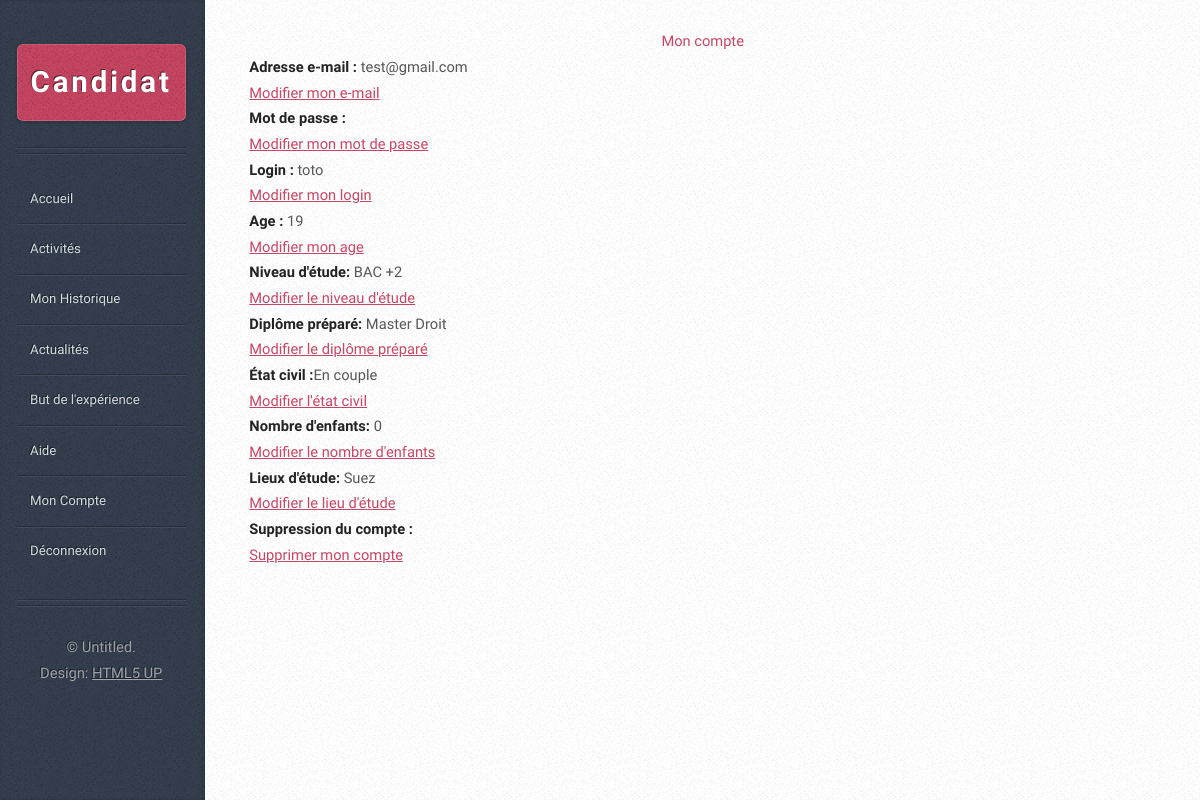
Screenshot of /controleur/candidatMonCompte.ctrl.php (signed in) with the database file from the repository.
### tables this page shows
CREATE TABLE IF NOT EXISTS `utilisateur` (
  `ID` int(10) unsigned NOT NULL AUTO_INCREMENT,
  `Login` varchar(250) NOT NULL,
  `TypeUser` varchar(25) NOT NULL,
  `MotDePasse` varchar(250) NOT NULL,
  `MailCandidat` varchar(250) NOT NULL,
  PRIMARY KEY (`ID`)
);

CREATE TABLE IF NOT EXISTS `candidat` (
  `CodeCandidat` int(10) unsigned NOT NULL AUTO_INCREMENT,
  `Age` int(11) NOT NULL COMMENT 'pas plustot anné de naissance',
  `GenreCandidat` varchar(250) NOT NULL,
  `LieuxEtude` varchar(250) NOT NULL,
  `NiveauEtude` varchar(250) NOT NULL,
  `DiplomePrep` varchar(250) NOT NULL,
  `EtatCivil` varchar(250) NOT NULL,
  `NombreEnfant` int(10) unsigned NOT NULL,
  `ID` int(10) unsigned NOT NULL,
  PRIMARY KEY (`CodeCandidat`),
  KEY `ID` (`ID`)
);

### controleur/candidatMonCompte.ctrl.php (called while the page is built, shortened)
<?php foreach($_POST as $key=>$value){$$key=$value;}
	require '../includes/connection_MYSQL.inc.php';
	include ("../modele/supprimerCompteCandidat.modele.php");
	require_once('../includes/head.inc.php');
	require_once('../vue/candidatMonCompte.vue.php');
?>
<?php
	require_once('../includes/CandidatSidebar.inc.php');
	require_once('../includes/footer.inc.php');
?>

### modele/supprimerCompteCandidat.modele.php (called while the page is built, shortened)
<?php
function test_input($data) {
	  $data = trim($data);
	  $data = stripslashes($data);
	  $data = htmlspecialchars($data);
	  return $data;
}
?>

### modele/candidatMonCompte.modele.php (called while the page is built, shortened)
<?php
function mailChercheur($bdd){
	$id = test_input($_SESSION['id']);
	$requete = $bdd->query("SELECT * FROM utilisateur WHERE ID = $id");
	$data = $requete->fetch();
	$resultat = $data['MailCandidat'];
	return $resultat;
}
function loginChercheur($bdd){
	$id = test_input($_SESSION['id']);
	$requete = $bdd->query("SELECT * FROM utilisateur WHERE ID = $id");
	$data = $requete->fetch();
	$resultat = $data['Login'];
	return $resultat;
}
function ageCandidat($bdd){
	$id = test_input($_SESSION['id']);
	$requete = $bdd->query("SELECT * FROM candidat WHERE ID = $id");
	$data = $requete->fetch();
	$resultat = $data['Age'];
	return $resultat;
}
function enfantCandidat($bdd){
	$id = test_input($_SESSION['id']);
	$requete = $bdd->query("SELECT * FROM candidat WHERE ID = $id");
	$data = $requete->fetch();
	$resultat = $data['NombreEnfant'];
	return $resultat;
}
function diplomeCandidat($bdd){
	$id = test_input($_SESSION['id']);
	$requete = $bdd->query("SELECT * FROM candidat WHERE ID = $id");
	$data = $requete->fetch();
	$resultat = $data['NiveauEtude'];
	return $resultat;
}
function etatCandidat($bdd){
	$id = test_input($_SESSION['id']);
	$requete = $bdd->query("SELECT * FROM candidat WHERE ID = $id");
	$data = $requete->fetch();
	$resultat = $data['EtatCivil'];
	return $resultat;
}
function lieuCandidat($bdd){
	$id = test_input($_SESSION['id']);
	$requete = $bdd->query("SELECT * FROM candidat WHERE ID = $id");
	$data = $requete->fetch();
	$resultat = $data['LieuxEtude'];
	return $resultat;
}
function nivCandidat($bdd){
	$id = test_input($_SESSION['id']);
	$requete = $bdd->query("SELECT * FROM candidat WHERE ID = $id");
	$data = $requete->fetch();
	$resultat = $data['DiplomePrep'];
	return $resultat;
}
?>

### vue/candidatMonCompte.vue.php (the view, shortened to what this page needs)
<div id="content">
	<div class="inner">
		<?php include('../modele/candidatMonCompte.modele.php');?>
		<center>
			<a><h1>Mon compte</h1></a>
		</center>
		<strong>Adresse e-mail : </strong><?php echo mailChercheur($bdd);?> <br/><a href="#" class="all_m_l"> Modifier mon e-mail</a>
		<br/><strong>Mot de passe : </strong><br/>
		<a href="#" class="all_m_l">Modifier mon mot de passe</a>
		<br/><strong>Login :</strong>
		<?php echo loginChercheur($bdd);?> <br/><a href="#" class="all_m_l">Modifier mon login</a>
		<br/><strong>Age :</strong>
		<?php echo ageCandidat($bdd);?> <br/><a href="#" class="all_m_l">Modifier mon age</a>
		<br/><strong>Niveau d'étude: </strong><?php echo diplomeCandidat($bdd);?> <br/><a href="#" class="all_m_l">Modifier le niveau d'étude</a>
		<br/><strong>Diplôme préparé: </strong><?php echo nivCandidat($bdd);?> <br/><a href="#" class="all_m_l">Modifier le diplôme préparé</a>
		<br/><strong>État civil :</strong><?php echo etatCandidat($bdd);?> <br/><a href="#" class="all_m_l">Modifier l'état civil</a>
		<br/><strong>Nombre d'enfants: </strong><?php echo enfantCandidat($bdd);?> <br/><a href="#" class="all_m_l">Modifier le nombre d'enfants</a>
		<br/><strong>Lieux d'étude: </strong><?php echo lieuCandidat($bdd);?> <br/><a href="#" class="all_m_l">Modifier le lieu d'étude</a>
		<br/><strong>Suppression du compte :</strong><br/>
		<a href="#" class="all_m_l">Supprimer mon compte</a>
	</div>
</div>

### assets/css/main.css (style rules this page uses)
html, body, div, span, applet, object, iframe, h1, h2, h3, h4, h5, h6, p, blockquote, pre, a, abbr, acronym, address, big, cite, code, del, dfn, em, img, ins, kbd, q, s, samp, small, strike, strong, sub, sup, tt, var, b, u, i, center, dl, dt, dd, ol, ul, li, fieldset, form, label, legend, table, caption, tbody, tfoot, thead, tr, th, td, article, aside, canvas, details, embed, figure, figcaption, footer, header, hgroup, menu, nav, output, ruby, section, summary, time, mark, audio, video { margin: 0; padding: 0; border: 0; font-size: 100%; font: inherit; }
body { line-height: 1; }
body { -webkit-text-size-adjust: none; }
*, *:before, *:after { -moz-box-sizing: border-box; -webkit-box-sizing: border-box; box-sizing: border-box; }
body { background-color: #e8e8e8; background-image: url("images/bg02.png"); font-family: 'Source Sans Pro', sans-serif; font-weight: 400; color: #565656; }
a { color: #c94663; }
strong, b { font-weight: 700; color: #232323; }
#content { position: relative; background-color: #fff; background-image: url("images/bg02.png"); height : 100%; }
#content > .inner { position: relative; z-index: 1; height : 100%; }
@media screen and (min-width: 737px) { body { height: 100%; line-height: 1.75em; } }
@media screen and (min-width: 737px) { #content { box-shadow: 0 0 0.25em 0em rgba(0, 0, 0, 0.25); } }
@media screen and (min-width: 737px) { #content > .inner { max-width: 1038px; padding-bottom: 6em; height : 100%; } }
@media screen and (min-width: 737px) and (max-width: 1200px) { body { min-width: 1000px; font-size: 11pt; } }
@media screen and (min-width: 737px) and (max-width: 1200px) { #content { padding: 2em 3em 6em 3em; margin-left: 14em; } }

### rows the page displays
utilisateur: MailCandidat "test@gmail.com", Login "toto"
candidat: Age "19", NiveauEtude "BAC +2", DiplomePrep "Master Droit", EtatCivil "En couple", NombreEnfant "0", LieuxEtude "Suez"
